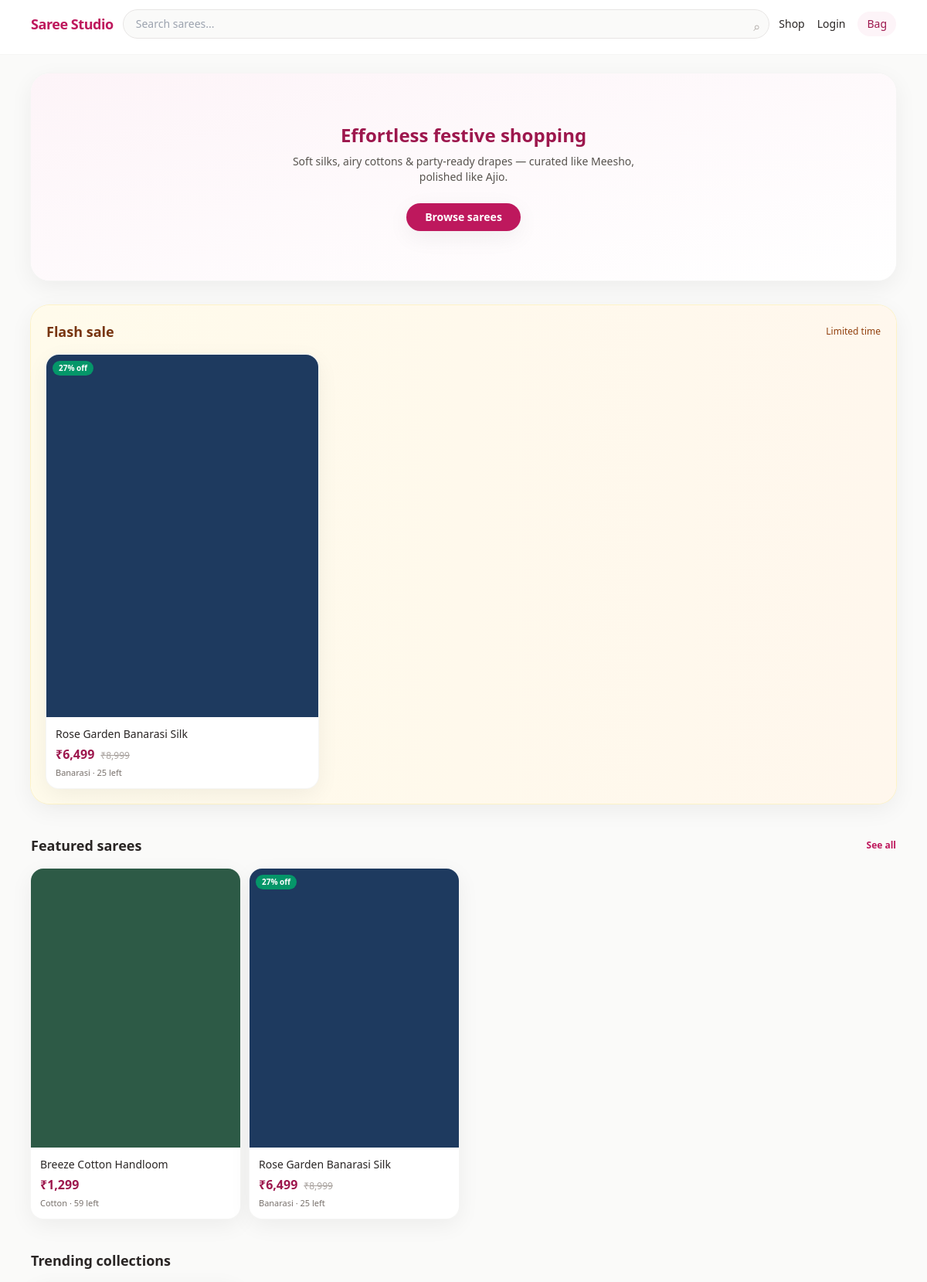
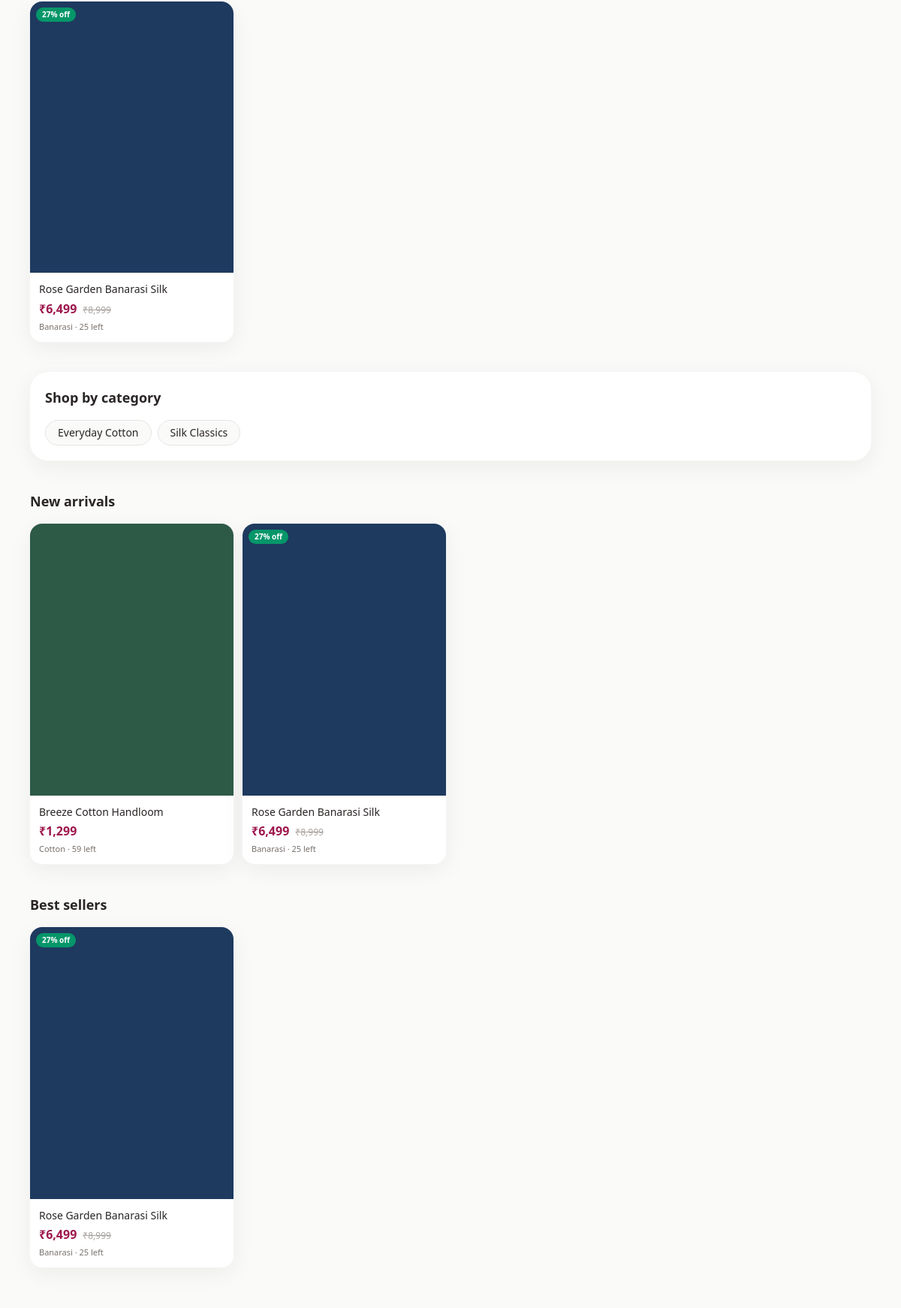
The page / (upper part) on the database its author committed (2 pictures, top to bottom).
### apps/products/models.py (models this page shows, shortened)
class Product(models.Model):
    FABRIC_CHOICES = [
        ('silk', 'Silk'),
        ('cotton', 'Cotton'),
        ('georgette', 'Georgette'),
        ('chiffon', 'Chiffon'),
        ('linen', 'Linen'),
        ('organza', 'Organza'),
        ('banarasi', 'Banarasi'),
        ('other', 'Other'),
    ]
    OCCASION_CHOICES = [
        ('wedding', 'Wedding'),
        ('party', 'Party'),
        ('festive', 'Festive'),
        ('casual', 'Casual'),
        ('office', 'Office'),
        ('traditional', 'Traditional'),
    ]
    name = models.CharField(max_length=200)
    slug = models.SlugField(max_length=220, unique=True, db_index=True)
    category = models.ForeignKey(
        Category, on_delete=models.PROTECT, related_name='products'
    )
    description = models.TextField()
    fabric = models.CharField(max_length=32, choices=FABRIC_CHOICES, default='silk')
    occasion = models.CharField(max_length=32, choices=OCCASION_CHOICES, default='festive')
    price = models.DecimalField(max_digits=10, decimal_places=2)
    sale_price = models.DecimalField(
        max_digits=10, decimal_places=2, blank=True, null=True,
        help_text='Discounted price; empty means no discount',
    )
    stock = models.PositiveIntegerField(default=0)
    delivery_days = models.PositiveSmallIntegerField(default=5)
    meta_title = models.CharField(max_length=70, blank=True)
    meta_description = models.CharField(max_length=160, blank=True)
    is_active = models.BooleanField(default=True)
    is_featured = models.BooleanField(default=False)
    is_trending = models.BooleanField(default=False)
    is_new_arrival = models.BooleanField(default=False)
    is_best_seller = models.BooleanField(default=False)
    flash_sale_end = models.DateTimeField(blank=True, null=True)
    created_at = models.DateTimeField(auto_now_add=True)
    updated_at = models.DateTimeField(auto_now=True)
    class Meta:
        ordering = ['-created_at']
    def get_absolute_url(self):
        return reverse('products:detail', kwargs={'slug': self.slug})
    @property
    def effective_price(self):
        if self.sale_price is not None and self.sale_price < self.price:
            return self.sale_price
        return self.price
    @property
    def discount_percent(self):
        if self.sale_price is None or self.sale_price >= self.price:
            return 0
        off = (self.price - self.sale_price) / self.price * 100
        return int(off)
    @property
    def primary_image(self):
        return self.images.order_by('sort_order', 'id').first()

class ProductImage(models.Model):
    product = models.ForeignKey(Product, on_delete=models.CASCADE, related_name='images')
    image = models.ImageField(upload_to='products/')
    alt_text = models.CharField(max_length=200, blank=True)
    sort_order = models.PositiveIntegerField(default=0)
    class Meta:
        ordering = ['sort_order', 'id']

class Category(models.Model):
    name = models.CharField(max_length=120)
    slug = models.SlugField(max_length=140, unique=True, db_index=True)
    description = models.TextField(blank=True)
    image = models.ImageField(upload_to='categories/', blank=True, null=True)
    is_featured = models.BooleanField(default=False)
    sort_order = models.PositiveIntegerField(default=0)
    class Meta:
        ordering = ['sort_order', 'name']
        verbose_name_plural = 'Categories'
    def get_absolute_url(self):
        return reverse('products:category', kwargs={'slug': self.slug})

### apps/products/views.py (the view)
# urls.py: path('', views.home, name='home'),
def home(request):
    banners = HomeBanner.objects.filter(is_active=True)[:6]
    featured = Product.objects.filter(is_active=True, is_featured=True)[:8]
    trending = Product.objects.filter(is_active=True, is_trending=True)[:8]
    new_arrivals = Product.objects.filter(is_active=True, is_new_arrival=True)[:8]
    best = Product.objects.filter(is_active=True, is_best_seller=True)[:8]
    categories = Category.objects.all()[:12]
    flash = Product.objects.filter(
        is_active=True, flash_sale_end__gt=timezone.now()
    ).order_by('flash_sale_end')[:6]
    return render(
        request,
        'products/home.html',
        {
            'banners': banners,
            'featured': featured,
            'trending': trending,
            'new_arrivals': new_arrivals,
            'best_sellers': best,
            'categories': categories,
            'flash_sale_products': flash,
        },
    )

### apps/cart/cart_utils.py (called while the page is built, shortened)
def get_or_create_cart(request):
    user = request.user if request.user.is_authenticated else None
    session_key = request.session.session_key
    if not session_key:
        request.session.create()
        session_key = request.session.session_key
    cart, _ = Cart.objects.get_or_create(
        session_key=session_key, user__isnull=True,
        defaults={'user': None},
    )
    return cart

### apps/cart/context_processors.py (called while the page is built)
def cart_summary(request):
    try:
        cart = get_or_create_cart(request)
        count = sum(i.quantity for i in cart.items.filter(save_for_later=False))
        sub = cart_subtotal(cart)
    except Exception:
        count = 0
        sub = Decimal('0')
    return {'cart_count': count, 'cart_subtotal': sub}

### templates/products/home.html (shortened to what this page needs)
{% extends "base.html" %}
{% load humanize %}
{% block content %}
<section class="mb-8 overflow-hidden rounded-3xl bg-white shadow-soft ring-1 ring-stone-100">
  <div class="swiper flex snap-x snap-mandatory overflow-x-auto scroll-smooth">
    {% for b in banners %}
      <div class="relative min-w-full snap-center">
        {% if b.link %}<a href="{{ b.link }}">{% endif %}
        <img src="{{ b.image.url }}" alt="{{ b.title }}" class="h-48 w-full object-cover sm:h-64 md:h-72">
        <div class="absolute inset-0 bg-gradient-to-t from-black/50 to-transparent"></div>
        <div class="absolute bottom-4 left-4 text-white">
          <p class="text-lg font-semibold">{{ b.title }}</p>
          {% if b.subtitle %}<p class="text-sm text-white/90">{{ b.subtitle }}</p>{% endif %}
        </div>
        {% if b.link %}</a>{% endif %}
      </div>
    {% empty %}
      <div class="flex min-w-full flex-col items-center justify-center bg-gradient-to-br from-brand-50 to-white px-6 py-16 text-center">
        <p class="text-2xl font-semibold text-brand-700">Effortless festive shopping</p>
        <p class="mt-2 max-w-md text-sm text-stone-600">Soft silks, airy cottons & party-ready drapes — curated like Meesho, polished like Ajio.</p>
        <a href="{% url 'products:shop' %}" class="mt-6 rounded-full bg-brand-600 px-6 py-2 text-sm font-semibold text-white shadow-soft hover:bg-brand-700">Browse sarees</a>
      </div>
    {% endfor %}
  </div>
</section>
{% if flash_sale_products %}
<section class="mb-10 rounded-3xl bg-gradient-to-r from-amber-50 to-orange-50 p-5 shadow-soft ring-1 ring-amber-100">
  <div class="mb-4 flex items-center justify-between">
    <h2 class="text-lg font-semibold text-amber-900">Flash sale</h2>
    <span class="text-xs font-medium text-amber-800">Limited time</span>
  </div>
  <div class="grid grid-cols-2 gap-3 md:grid-cols-3">
    {% for p in flash_sale_products %}
      {% include "partials/product_card.html" with p=p %}
    {% endfor %}
  </div>
</section>
{% endif %}
<section class="mb-10">
  <div class="mb-4 flex items-center justify-between">
    <h2 class="text-lg font-semibold">Featured sarees</h2>
    <a href="{% url 'products:shop' %}?sort=popular" class="text-xs font-semibold text-brand-600">See all</a>
  </div>
  <div class="grid grid-cols-2 gap-3 md:grid-cols-4">
    {% for p in featured %}
      {% include "partials/product_card.html" with p=p %}
    {% empty %}
      <p class="text-sm text-stone-500">Add products from the store admin.</p>
    {% endfor %}
  </div>
</section>
<section class="mb-10">
  <h2 class="mb-4 text-lg font-semibold">Trending collections</h2>
  <div class="grid grid-cols-2 gap-3 md:grid-cols-4">
    {% for p in trending %}
      {% include "partials/product_card.html" with p=p %}
    {% endfor %}
  </div>
</section>
<section class="mb-10 rounded-3xl bg-white p-5 shadow-soft ring-1 ring-stone-100">
  <h2 class="mb-4 text-lg font-semibold">Shop by category</h2>
  <div class="flex flex-wrap gap-2">
    {% for c in categories %}
      <a href="{{ c.get_absolute_url }}" class="rounded-full border border-stone-200 bg-stone-50 px-4 py-1.5 text-sm font-medium hover:border-brand-200 hover:bg-brand-50 hover:text-brand-700">{{ c.name }}</a>
    {% endfor %}
  </div>
</section>
<section class="mb-10">
  <h2 class="mb-4 text-lg font-semibold">New arrivals</h2>
  <div class="grid grid-cols-2 gap-3 md:grid-cols-4">
    {% for p in new_arrivals %}
      {% include "partials/product_card.html" with p=p %}
    {% endfor %}
  </div>
</section>
<section>
  <h2 class="mb-4 text-lg font-semibold">Best sellers</h2>
  <div class="grid grid-cols-2 gap-3 md:grid-cols-4">
    {% for p in best_sellers %}
      {% include "partials/product_card.html" with p=p %}
    {% endfor %}
  </div>
</section>
{% endblock %}

### templates/base.html (shortened to what this page needs)
{% load static %}
<!DOCTYPE html>
<html lang="en" class="scroll-smooth">
<head>
  <script src="https://cdn.tailwindcss.com"></script>
</head>
<body class="bg-stone-50 text-stone-800 antialiased pb-20 md:pb-0">
  <header class="sticky top-0 z-40 border-b border-stone-100 bg-white/90 backdrop-blur">
    <div class="mx-auto flex max-w-6xl items-center gap-3 px-4 py-3">
      <a href="{% url 'products:home' %}" class="text-lg font-semibold tracking-tight text-brand-600">Saree Studio</a>
      <form action="{% url 'products:shop' %}" method="get" class="hidden flex-1 md:block">
        <div class="relative">
          <input type="search" name="q" id="nav-search" placeholder="Search sarees..." value="{{ request.GET.q }}"
            class="w-full rounded-full border border-stone-200 bg-stone-50 py-2 pl-4 pr-10 text-sm outline-none ring-brand-500/30 focus:ring-2">
          <span class="pointer-events-none absolute right-3 top-2.5 text-stone-400">⌕</span>
        </div>
      </form>
      <nav class="ml-auto hidden items-center gap-4 text-sm font-medium md:flex">
        <a class="hover:text-brand-600" href="{% url 'products:shop' %}">Shop</a>
        {% if user.is_authenticated %}
          <a class="hover:text-brand-600" href="{% url 'products:recent' %}">Recent</a>
          <a class="hover:text-brand-600" href="{% url 'wishlist:list' %}">Wishlist</a>
          <a class="hover:text-brand-600" href="{% url 'orders:list' %}">Orders</a>
          <a class="hover:text-brand-600" href="{% url 'accounts:logout' %}">Logout</a>
        {% else %}
          <a class="hover:text-brand-600" href="{% url 'accounts:login' %}">Login</a>
        {% endif %}
        <a href="{% url 'cart:cart' %}" class="relative rounded-full bg-brand-50 px-3 py-1.5 text-brand-700 hover:bg-brand-100">
          Bag
        </a>
      </nav>
    </div>
    <div id="search-suggest" class="mx-auto hidden max-w-6xl px-4 pb-2 text-sm md:block"></div>
  </header>
  <main class="mx-auto max-w-6xl px-4 py-6">
    {% block content %}{% endblock %}
  </main>
</body>
</html>

### templates/partials/product_card.html
{% load humanize %}
<a href="{{ p.get_absolute_url }}" class="group flex flex-col overflow-hidden rounded-2xl bg-white shadow-soft ring-1 ring-stone-100 transition hover:-translate-y-0.5 hover:shadow-lg">
  <div class="relative aspect-[3/4] overflow-hidden bg-stone-100">
    {% with img=p.primary_image %}
      {% if img %}
        <img src="{{ img.image.url }}" alt="{{ img.alt_text|default:p.name }}" class="h-full w-full object-cover transition duration-500 group-hover:scale-105" loading="lazy">
      {% else %}
        <div class="flex h-full items-center justify-center text-xs text-stone-400">No image</div>
      {% endif %}
    {% endwith %}
    {% if p.sale_price and p.sale_price < p.price %}
      <span class="absolute left-2 top-2 rounded-full bg-emerald-600 px-2 py-0.5 text-[10px] font-semibold text-white">{{ p.discount_percent }}% off</span>
    {% endif %}
  </div>
  <div class="flex flex-1 flex-col gap-1 p-3">
    <p class="line-clamp-2 text-sm font-medium leading-snug">{{ p.name }}</p>
    <div class="mt-auto flex items-baseline gap-2">
      <span class="text-base font-semibold text-brand-700">₹{{ p.effective_price|floatformat:0|intcomma }}</span>
      {% if p.sale_price and p.sale_price < p.price %}
        <span class="text-xs text-stone-400 line-through">₹{{ p.price|floatformat:0|intcomma }}</span>
      {% endif %}
    </div>
    <p class="text-[11px] text-stone-500">{{ p.get_fabric_display }} · {{ p.stock }} left</p>
  </div>
</a>

### rows shown on the page
Product: primary_image.image (picture), discount_percent "27", name "Rose Garden Banarasi Silk", effective_price "6,499", price "8,999", fabric "Banarasi", stock "25"
Product: primary_image.image (picture), name "Breeze Cotton Handloom", effective_price "1,299", fabric "Cotton", stock "59"
Category: name "Everyday Cotton"
Category: name "Silk Classics"
